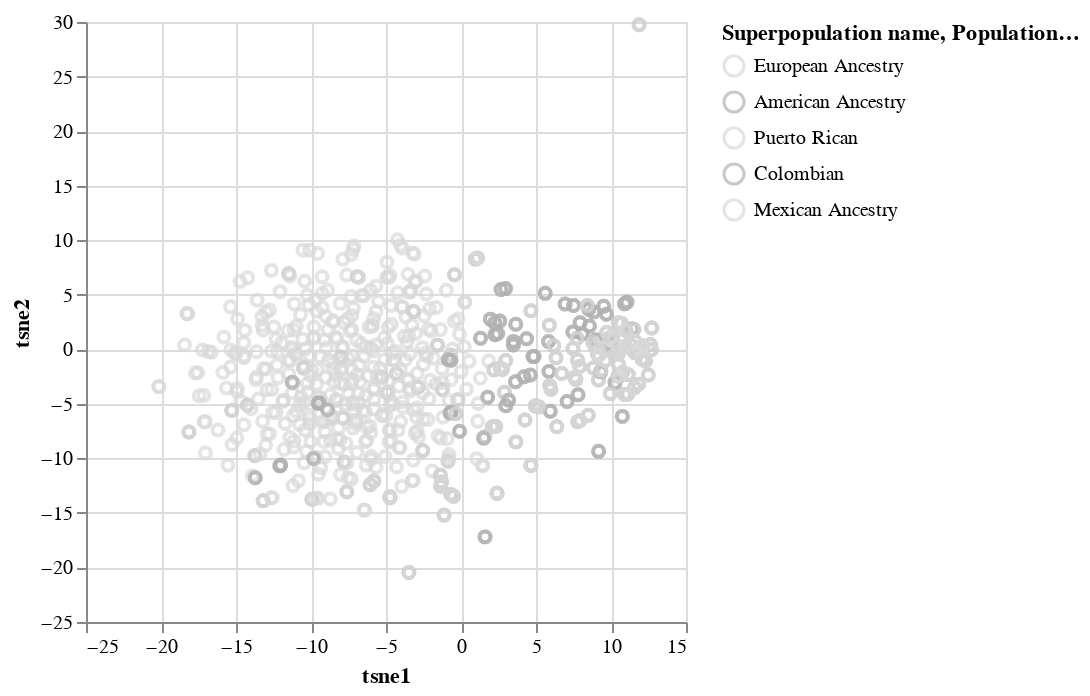

Notebook cell for this chart:
### Code cell
# Define subdued color scale for chart 1
subdued_color_scale = alt.Scale(domain=['European Ancestry', 'American Ancestry'],
                                 range=['#d9d9d9', '#b0b0b0'])  # Example subdued colors
# Create the first chart for euro_amer_df
chart1 = alt.Chart(euro_amer_df).mark_point().encode(
    x='tsne1',
    y='tsne2',
    color=alt.Color('Superpopulation name', scale=subdued_color_scale)
)

# Define vibrant color scale for chart 2
vibrant_color_scale = alt.Scale(domain=['Puerto Rican', 'Colombian', 'Mexican Ancestry'],
                                 range=['blue','yellow','red'])  # Example vibrant colors

# Create the second chart for american_df with vibrant colors
chart2 = alt.Chart(american_df).mark_point().encode(
    x='tsne1',
    y='tsne2',
    color=alt.Color('Population name', scale=vibrant_color_scale)
)
# Combine the charts
combined_chart = alt.layer(chart1, chart2)

# Display the combined chart
combined_chart

### Figure 1 — Vega-Lite specification as saved in the notebook (floating-point values rounded to 4 significant figures; data arrays with more than 128 entries replaced by an {"elided": "..."} marker saying what was removed)
{"config": {"view": {"continuousWidth": 300, "continuousHeight": 300}}, "layer": [{"data": {"name": "data-fc1b231e63706e15505e24f4364dd2ba"}, "mark": {"type": "point"}, "encoding": {"color": {"field": "Superpopulation name", "scale": {"domain": ["European Ancestry", "American Ancestry"], "range": ["#d9d9d9", "#b0b0b0"]}, "type": "nominal"}, "x": {"field": "tsne1", "type": "quantitative"}, "y": {"field": "tsne2", "type": "quantitative"}}}, {"data": {"name": "data-10ab47e8412aa6c632fd3e6b5ec72888"}, "mark": {"type": "point"}, "encoding": {"color": {"field": "Population name", "scale": {"domain": ["Puerto Rican", "Colombian", "Mexican Ancestry"], "range": ["blue", "yellow", "red"]}, "type": "nominal"}, "x": {"field": "tsne1", "type": "quantitative"}, "y": {"field": "tsne2", "type": "quantitative"}}}], "$schema": "https://vega.github.io/schema/vega-lite/v5.8.0.json", "datasets": {"data-fc1b231e63706e15505e24f4364dd2ba": {"elided": "560 records"}, "data-10ab47e8412aa6c632fd3e6b5ec72888": {"elided": "181 records"}}}
